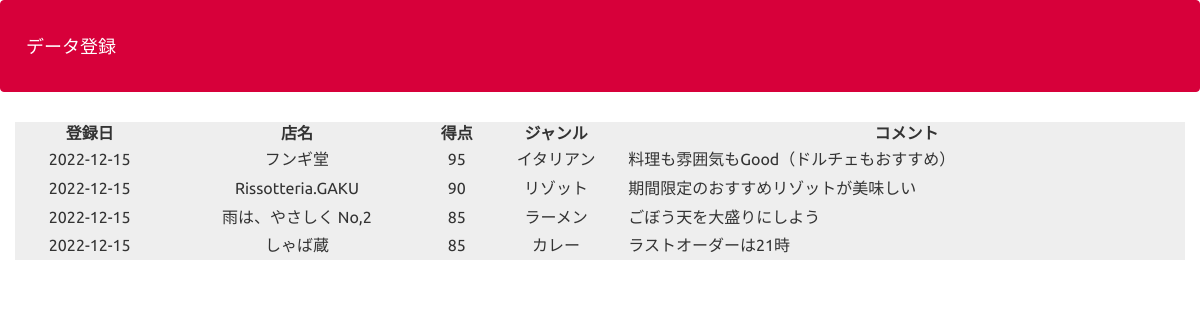
The page /select.php on the database its author committed.
### tables this page shows
CREATE TABLE `gs_bm_table` (
  `id` int(12) NOT NULL,
  `name` varchar(64) NOT NULL,
  `genre` varchar(64) NOT NULL,
  `point` varchar(64) NOT NULL,
  `comment` text NOT NULL,
  `indate` date NOT NULL
);

### select.php (the view, shortened to what this page needs)
<?php
function h($str)
{
    return htmlspecialchars($str, ENT_QUOTES);
}
try {
  $pdo = new PDO('mysql:dbname=kadai_db;charset=utf8;host=localhost','root','');
} catch (PDOException $e) {
  exit('DBConnectError'.$e->getMessage());
}
$stmt = $pdo->prepare("SELECT * FROM gs_bm_table;");
$status = $stmt->execute();
$view="";
if ($status==false) {
  $error = $stmt->errorInfo();
  exit("ErrorQuery:".$error[2]);
}else{
  while( $result = $stmt->fetch(PDO::FETCH_ASSOC)){
    $view .= '<tr><td class="a">' . $result['indate'] . '</td>' . '<td class="a">' . h($result['name']) . '</td>' . '<td class="a">' . h($result['point']) . '</td>' . '<td class="a">' . h($result['genre']) . '</td>' . '<td>' . h($result['comment']) . '</td></tr>' ;
  }
}
?>
<!DOCTYPE html>
<html lang="ja">
<head>
<link rel="stylesheet" href="css/range.css">
<link href="css/bootstrap.min.css" rel="stylesheet">
</head>
<body id="main">
<header>
  <nav class="navbar navbar-default">
    <div class="container-fluid">
      <div class="navbar-header">
      <a class="navbar-brand" href="index.php">データ登録</a>
      </div>
    </div>
  </nav>
</header>
<div>
    <table class="container jumbotron">
    <tr>
    <th class="a">登録日</th>
    <th class="a">店名</th>
    <th class="a">得点</th>
    <th class="a">ジャンル</th>
    <th class="a">コメント</th>
    </tr>
    <?= $view ?>
    </table>
</div>
</body>
</html>

### select.php (style rules this page uses)
div { padding: 10px;font-size:16px; }
th.a { text-align: center; }
td.a { text-align: center; padding: 3px; }

### rows shown on the page
gs_bm_table: indate "2022-12-15", name "フンギ堂", point "95", genre "イタリアン", comment "料理も雰囲気もGood（ドルチェもおすすめ）"
gs_bm_table: indate "2022-12-15", name "Rissotteria.GAKU", point "90", genre "リゾット", comment "期間限定のおすすめリゾットが美味しい"
gs_bm_table: indate "2022-12-15", name "雨は、やさしく No,2", point "85", genre "ラーメン", comment "ごぼう天を大盛りにしよう"
gs_bm_table: indate "2022-12-15", name "しゃば蔵", point "85", genre "カレー", comment "ラストオーダーは21時"
